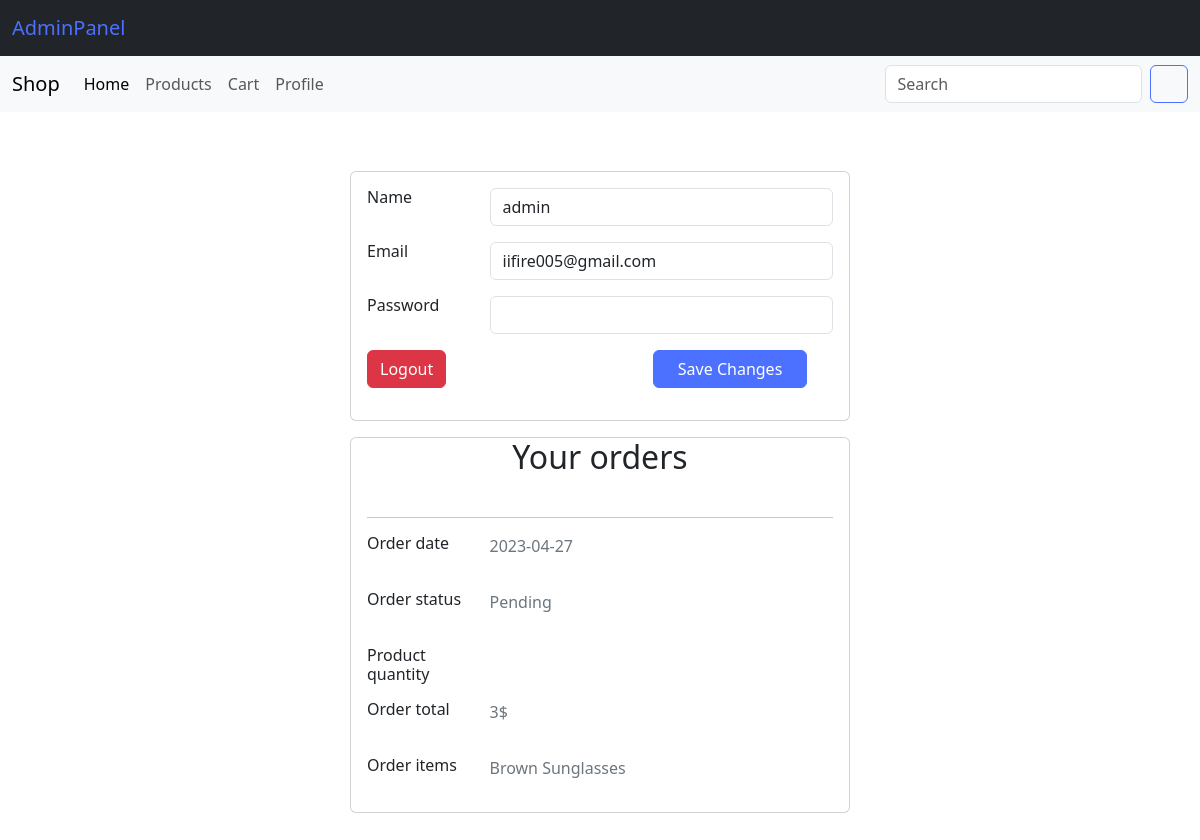
Before: /profile.php (signed in) with the older database file.
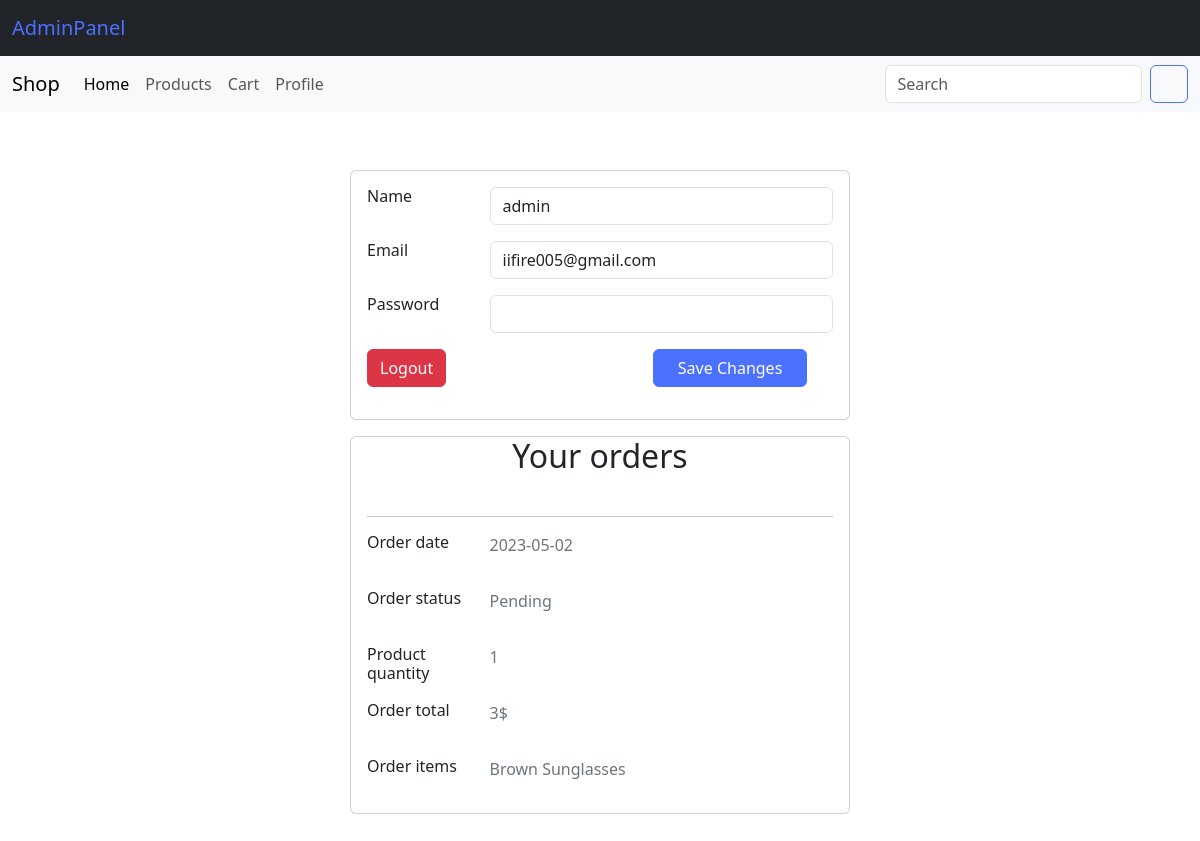
After: the same page with the newer database file.
### tables this page shows
CREATE TABLE `orders` (
  `id` int(255) NOT NULL,
  `user` int(255) NOT NULL,
  `totalPrice` int(11) NOT NULL DEFAULT 0,
  `productId` int(11) NOT NULL DEFAULT 1,
  `quantity` int(255) NOT NULL,
  `status` int(1) NOT NULL DEFAULT 0,
  `date` date NOT NULL DEFAULT current_timestamp()
);

CREATE TABLE `products` (
  `id` int(255) NOT NULL,
  `name` char(255) NOT NULL,
  `description` varchar(500) NOT NULL,
  `price` int(10) DEFAULT 0,
  `image` char(255) NOT NULL DEFAULT 'null.png',
  `date` date NOT NULL,
  `rating` int(1) DEFAULT 0,
  `category` int(255) NOT NULL,
  `seller` int(255) NOT NULL
);

### profile.php (called while the page is built, shortened)
<?php
include_once $_SERVER["DOCUMENT_ROOT"] .'/init.php';
include_once $_SERVER["DOCUMENT_ROOT"] .'/includes/services/user/index.php';
include_once $_SERVER["DOCUMENT_ROOT"] .'/includes/services/order/index.php';
include_once $_SERVER["DOCUMENT_ROOT"] .'/includes/services/product/index.php';
$orders = getUserOrders($conn, $_SESSION["id"]);
include_once $_SERVER["DOCUMENT_ROOT"] .'/includes/views/profile.php';
include_once $_SERVER["DOCUMENT_ROOT"] .'/includes/templates/footer.php';
?>

### includes/functions/validateInput.php (called while the page is built, shortened)
<?php
function validateInput($value) {
    $value = trim($value);
    $value = stripslashes($value);
    $value = htmlspecialchars($value);
    return $value;
}
?>

### includes/services/order/index.php (called while the page is built, shortened)
<?php
include_once $_SERVER["DOCUMENT_ROOT"] .'/includes/functions/validateInput.php';
function getUserOrders($conn, $id) {
    $id = validateInput($id);
    $sql = "SELECT * FROM orders WHERE user = $id";
    $result = $conn->query($sql);
    return $result;
}
?>

### includes/services/product/index.php (called while the page is built, shortened)
<?php
include_once $_SERVER['DOCUMENT_ROOT'] .'/includes/functions/validateInput.php';
function findOneProduct($conn, $id) {
    $id = validateInput($id);
    $sql = "SELECT * FROM products WHERE id = " . $id . " LIMIT 1";
    $stmt = $conn->prepare($sql);
    $stmt->execute();
    $result = $stmt->get_result();
    $result = $result->fetch_assoc();
    return $result;
}
?>

### includes/views/profile.php (the view, shortened to what the changed rows need)
<main class="container profile">
    <div class="row" style="width:100%">
            <div class="col-12 mb-3">
                <div class="card">
                    <h2 class="card-title text-center">Your orders</h2>
                    <div class="card-body">
                        <?php if($orders): ?>
                            <?php foreach($orders as $order): ?>
                                <hr>
                                <div class="row mb-3">
                                    <div class="col-sm-3">
                                        <h6 class="mb-0">Order date</h6>
                                    </div>
                                    <div class="col-sm-9 text-secondary">
                                        <p><?= $order["date"]; ?></p>
                                    </div>
                                </div>
                                <div class="row mb-3">
                                    <div class="col-sm-3">
                                        <h6 class="mb-0">Order status</h6>
                                    </div>
                                    <div class="col-sm-9 text-secondary">
                                        <p><?php print ($order["status"] ? 'Approved' : 'Pending') ?></p>
                                    </div>
                                </div>
                                <div class="row mb-3">
                                    <div class="col-sm-3">
                                        <h6 class="mb-0">Product quantity</h6>
                                    </div>
                                    <div class="col-sm-9 text-secondary">
                                        <p><?= $order['quantity'] ?></p>
                                    </div>
                                </div>
                                <div class="row mb-3">
                                    <div class="col-sm-3">
                                        <h6 class="mb-0">Order total</h6>
                                    </div>
                                    <div class="col-sm-9 text-secondary">
                                        <p><?= $order["totalPrice"]; ?>$</p>
                                    </div>
                                </div>
                                <div class="row mb-3">
                                    <div class="col-sm-3">
                                        <h6 class="mb-0">Order items</h6>
                                    </div>
                                    <div class="col-sm-9 text-secondary">
                                        <?= findOneProduct($conn, $order["productId"])["name"]; ?>
                                    </div>
                                </div>
                            <?php endforeach; ?>
                        <?php else: ?>
                            <p class="text-center">☹️ You have no orders yet.</p>
                        <?php endif; ?>
                    </div>
                </div>
            </div>
        </div>
    </main>

Changed rows visible on the page:
removed orders: date "2023-04-27", status "Pending", totalPrice "3", productId.name "Brown Sunglasses"
added orders: date "2023-05-02", status "Pending", quantity "1", totalPrice "3", productId.name "Brown Sunglasses"
